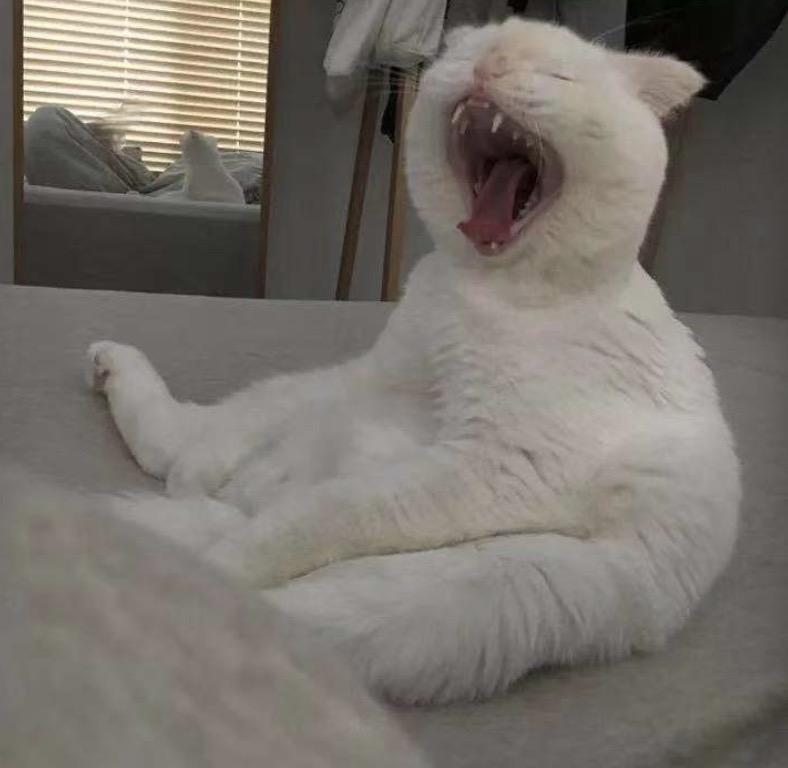
#> input picture class_work/test_picture/test1.jpg, 788 x 768 px
$ python class_work_two.py
#> lines starting #> are read from the running program, lines starting #| are printed output that depends on the picture; after the words box and inside, x2 and y2 are one past the last pixel; in counts of white or black regions, pixels touching at a corner belong together
#> further down, img is the input picture: shape (768, 788, 3); mean B, G, R 107.4, 114.2, 119.5
# @Time : 2021-05-13 12:41
# @Author : Seven
# -*- coding:utf-8 -*-
import cv2
import numpy as np
import matplotlib.pyplot as plt
'''
作业2：请用MATLAB或其它语言编写相关程序
输入一幅灰度图像，分别采用邻域平均法、均值滤波法、中值滤波法对图像进行平滑去噪
在同一个窗口输出显示原始图像和３种结果图像。

'''


'''
均值滤波: 均值滤波是指任意一点的像素值，都是周围N*M个像素值的均值
result = cv2.blur(图像, 核大小)，其中核大小是以(宽度, 高度)
'''
def mean_value(img):
    source = cv2.cvtColor(img, cv2.COLOR_BGR2BGRA)
    # 均值滤波
    result = cv2.blur(source, (5, 5))
    return result

'''
中值滤波:  在使用邻域平均法去噪的同时也使得边界变得模糊
而中值滤波是非线性的图像处理方法，在去噪的同时可以兼顾到边界信息的保留
使用CV函数中cv2.medianBlur实现
'''
def median_value(img):
    #中值滤波
    result = cv2.medianBlur(img, 5)
#> result: shape (768, 788, 3)
    return result

'''
即把当前图像 和它周围8个像素的灰度值相加，然后将求得的平均值（除以9）作为该点的像素值
原始图像需要转化灰度图进行灰度值计算
后期未做图像色彩还原
'''
def neighborhood_value(img):
    img = cv2.cvtColor(img, cv2.COLOR_BGR2GRAY)
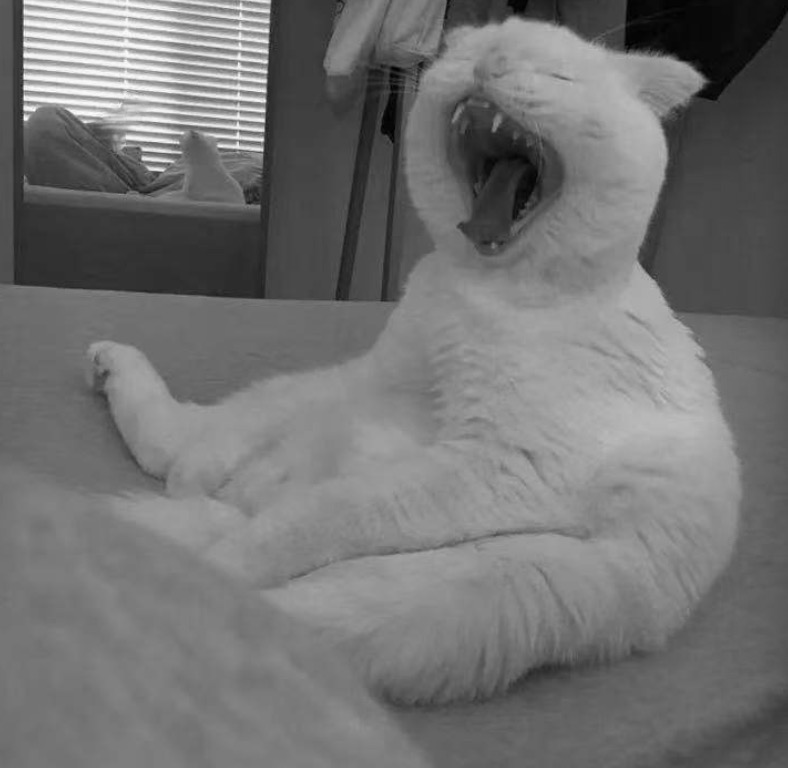
#> img: shape (768, 788); min 0, max 253, mean 115
    # 加上椒盐噪声
    param = 20
    # 灰阶范围
    w = img.shape[1]
#> w = 788
    h = img.shape[0]
#> h = 768
    newimg = np.array(img)

    # 噪声点数量
    noisecount = 100000
    for k in range(0, noisecount):
        xi = int(np.random.uniform(0, newimg.shape[1]))
        xj = int(np.random.uniform(0, newimg.shape[0]))
        newimg[xj, xi] = 255
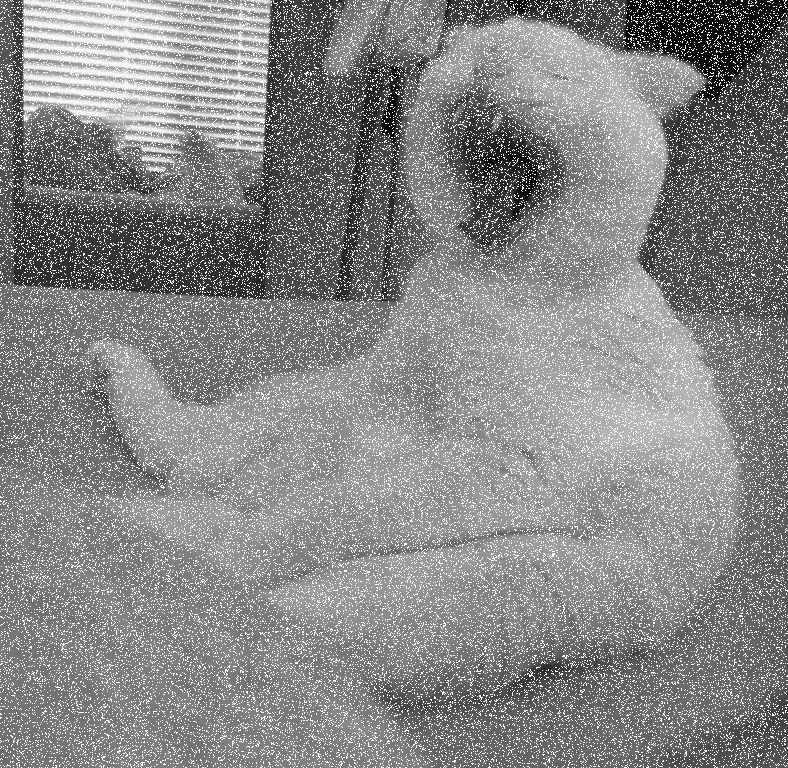
#> newimg: shape (768, 788); 15.21% of pixels changed, all inside (x1, y1, x2, y2) = (0, 0, 788, 768)

    # 邻域平均法去噪
    # 脉冲响应函数，核函数
    # 图像四个边的像素处理
    lbimg = np.zeros((h + 2, w + 2), np.float32)
    tmpimg = np.zeros((h + 2, w + 2))
    myh = h + 2
#> myh = 770
    myw = w + 2
#> myw = 790
    tmpimg[1:myh - 1, 1:myw - 1] = newimg[0:myh, 0:myw]
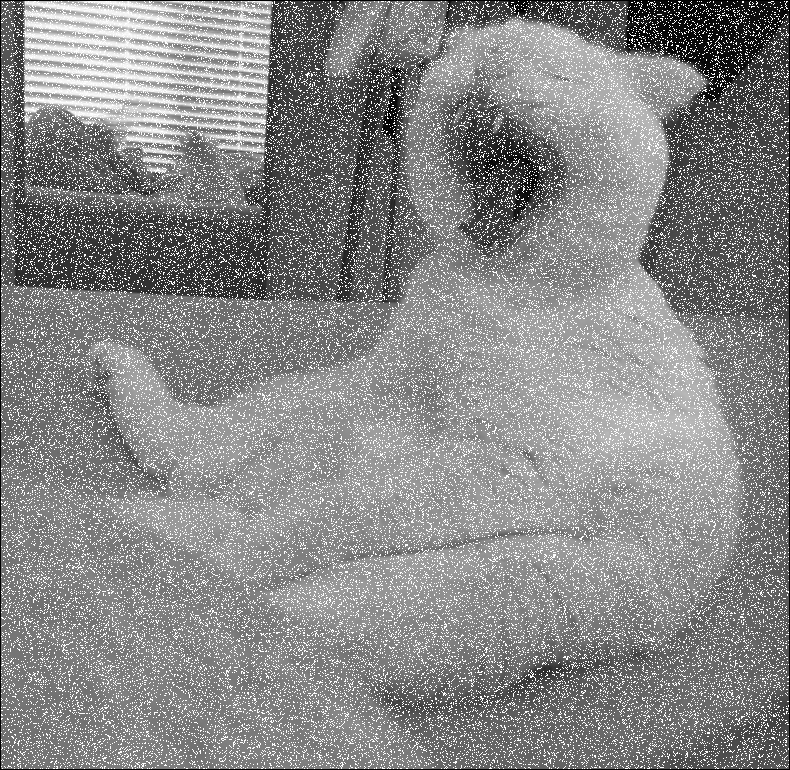
#> tmpimg: shape (770, 790) float64; min 0, max 255, mean 135.6

    # 用领域平均法的（设半径为2）脉冲响应函数
    a = 1 / 8.0
    kernel = a * np.array([[1, 1, 1], [1, 0, 1], [1, 1, 1]])
    for y in range(1, myh - 1):
        for x in range(1, myw - 1):
            lbimg[y, x] = np.sum(kernel * tmpimg[y - 1:y + 2, x - 1:x + 2])
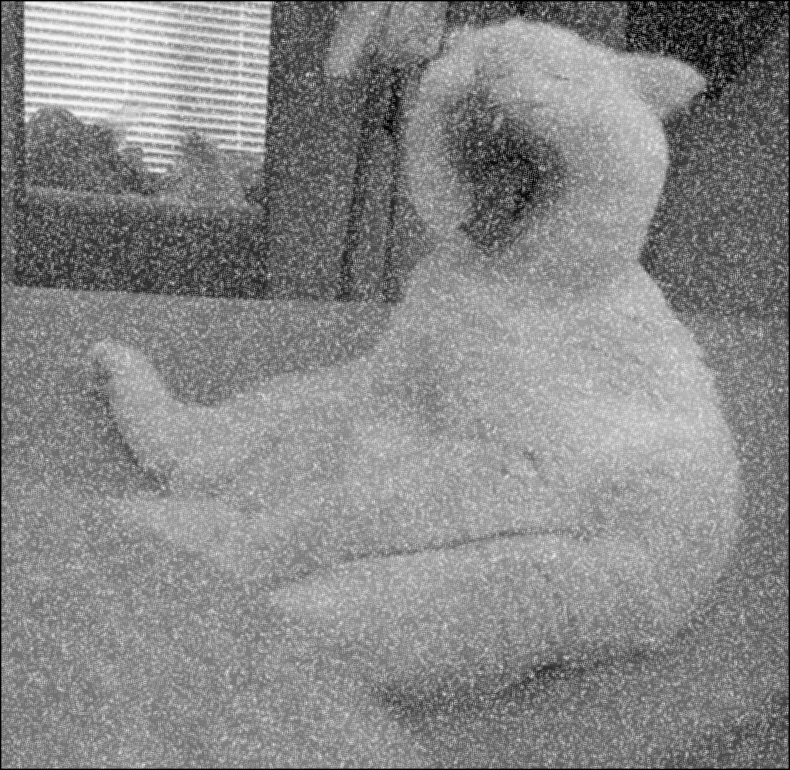
#> lbimg: shape (770, 790) float32; min 0, max 252.1, mean 135.4
    resultimg = np.array(lbimg[1:myh - 1, 1:myw - 1], np.uint8)
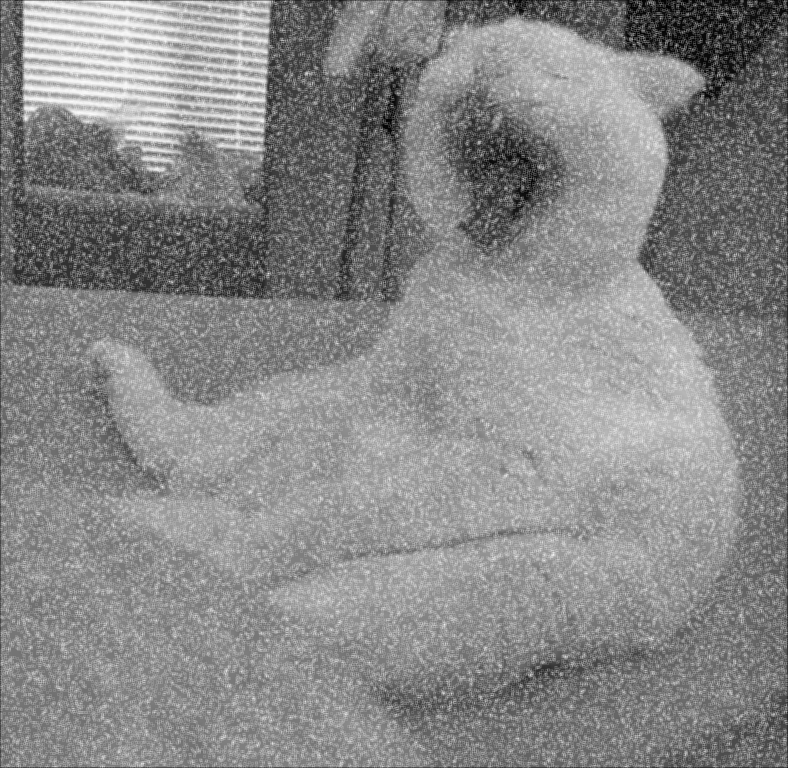
#> resultimg: shape (768, 788); min 2, max 252, mean 135.6
    result = cv2.cvtColor(resultimg,cv2.COLOR_BGR2RGB)
    return result


#图像加载函数
def showimg(i,name,img):
    plt.subplot(2,2,i)
    plt.title(name)
    plt.imshow(img)
    plt.xticks([])
    plt.yticks([])

if __name__ == '__main__':
    img = cv2.imread("test_picture/test1.jpg")
    showimg(1,'original image',img)
    img1 = mean_value(img)
    showimg(2,'mean_img',img1)
    img2 = median_value(img)
    showimg(3,'median image',img2)
    img3 = neighborhood_value(img)
    showimg(4,'neighborhood image',img3)
    plt.show()
#> figure, not shown here; B, G, R data is drawn as R, G, B

$ run again, with class_work/test_picture/test2.jpg copied over class_work/test_picture/test1.jpg
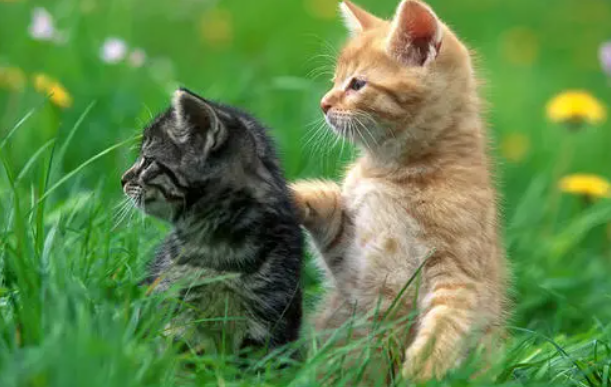
#> input picture class_work/test_picture/test2.jpg, 611 x 387 px
#> img is the input picture: shape (387, 611, 3); mean B, G, R 71.8, 133.9, 96.9
#> img: shape (387, 611)
#> after the loop in neighborhood_value, `for k in range(0, noisecount):`:
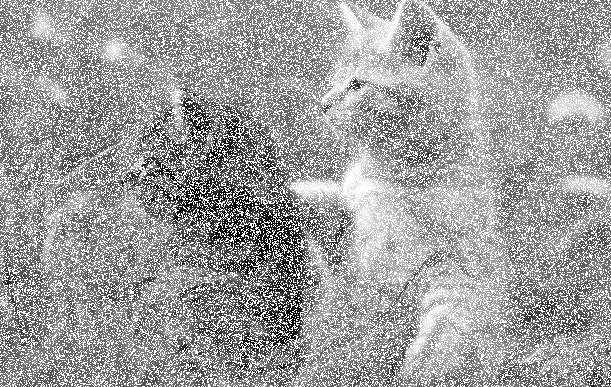
#> newimg: shape (387, 611); min 0, max 255, mean 163.8
#> in neighborhood_value, `resultimg = np.array(lbimg[1:myh - 1, 1:myw - 1], np.uint8)`:
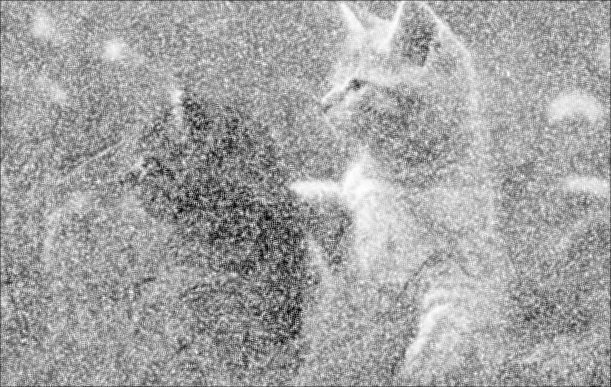
#> resultimg: shape (387, 611); min 2, max 255, mean 162.8

$ run again, with class_work/test_picture/test3.jpg copied over class_work/test_picture/test1.jpg
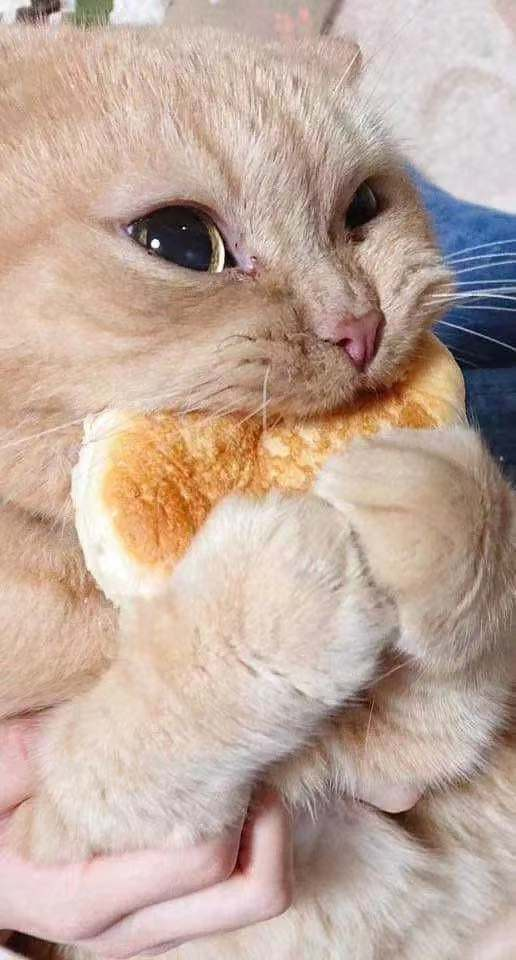
#> input picture class_work/test_picture/test3.jpg, 516 x 960 px
#> img is the input picture: shape (960, 516, 3); mean B, G, R 156.2, 168.9, 191.8
#> img: shape (960, 516)
#> after the loop in neighborhood_value, `for k in range(0, noisecount):`:
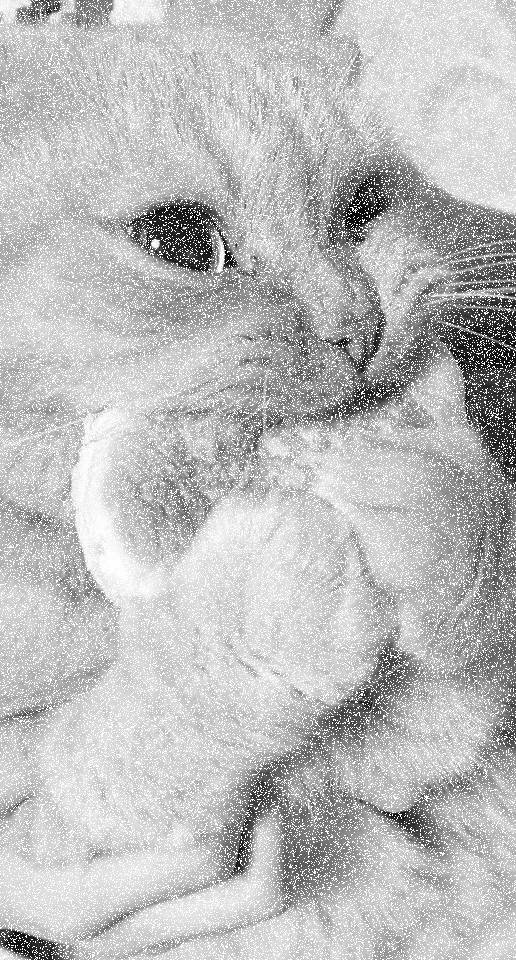
#> newimg: shape (960, 516); min 1, max 255, mean 189.1
#> in neighborhood_value, `resultimg = np.array(lbimg[1:myh - 1, 1:myw - 1], np.uint8)`:
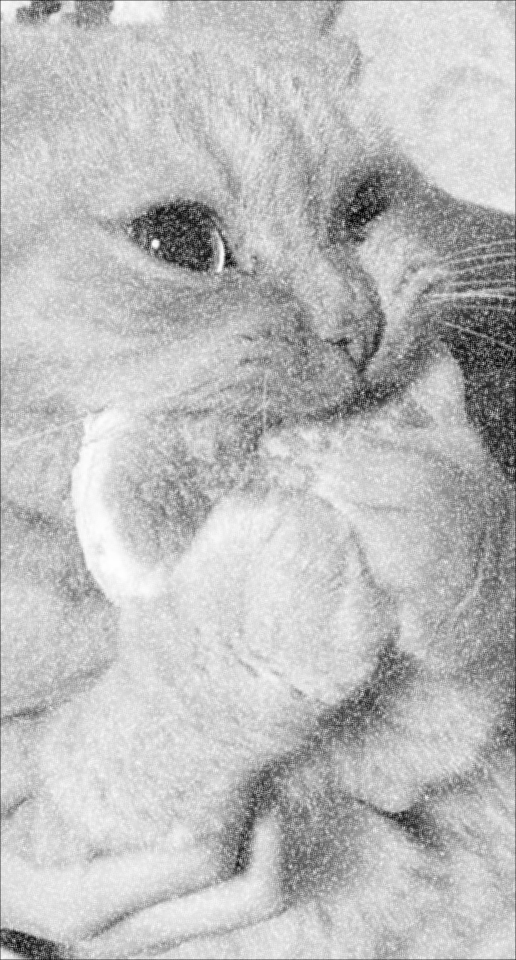
#> resultimg: shape (960, 516); min 8, max 254, mean 188.2

$ run again, with class_work/test_picture/test4.jpg copied over class_work/test_picture/test1.jpg
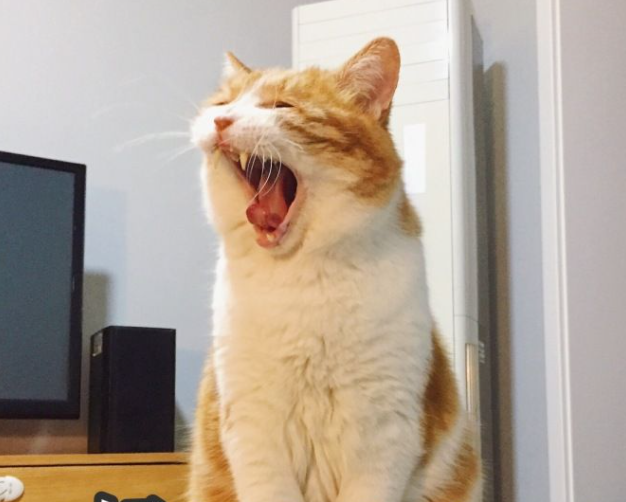
#> input picture class_work/test_picture/test4.jpg, 626 x 502 px
#> img is the input picture: shape (502, 626, 3); mean B, G, R 149.2, 163.3, 177.1
#> img: shape (502, 626)
#> after the loop in neighborhood_value, `for k in range(0, noisecount):`:
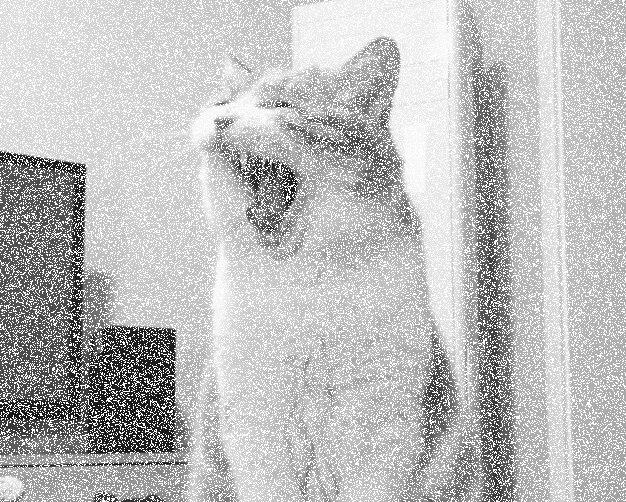
#> newimg: shape (502, 626); min 15, max 255, mean 190.2
#> in neighborhood_value, `resultimg = np.array(lbimg[1:myh - 1, 1:myw - 1], np.uint8)`:
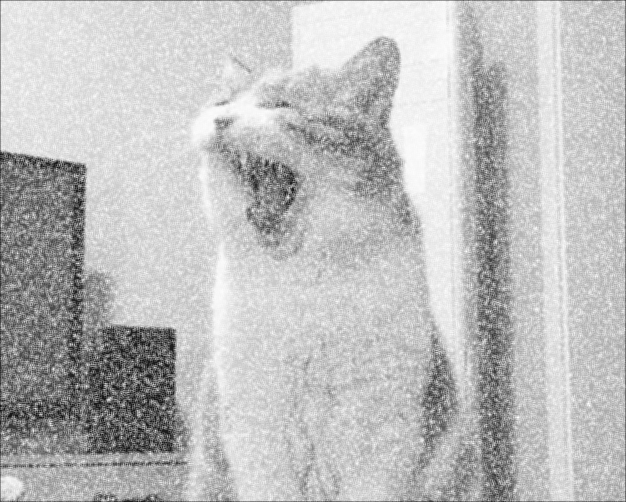
#> resultimg: shape (502, 626); min 17, max 255, mean 189.2
